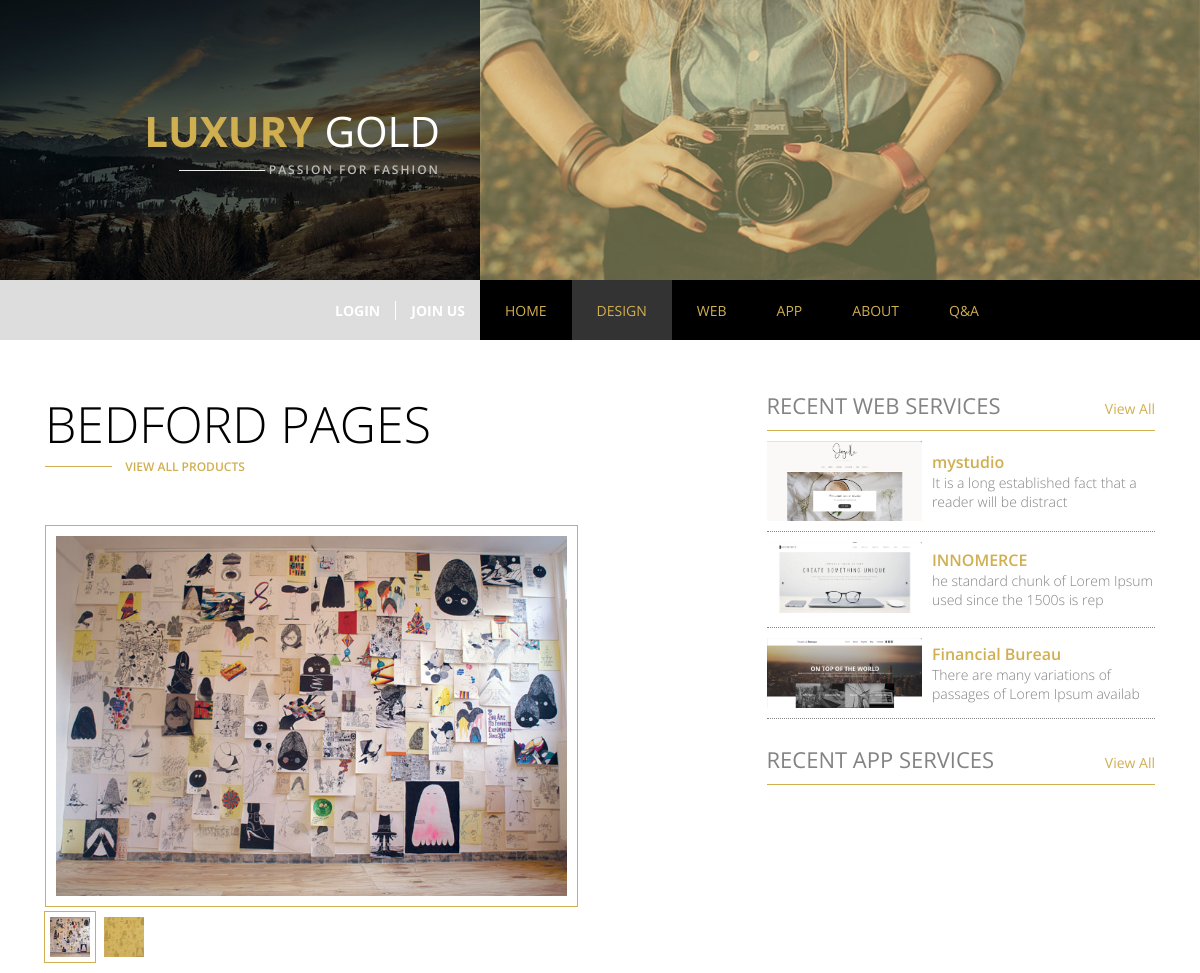
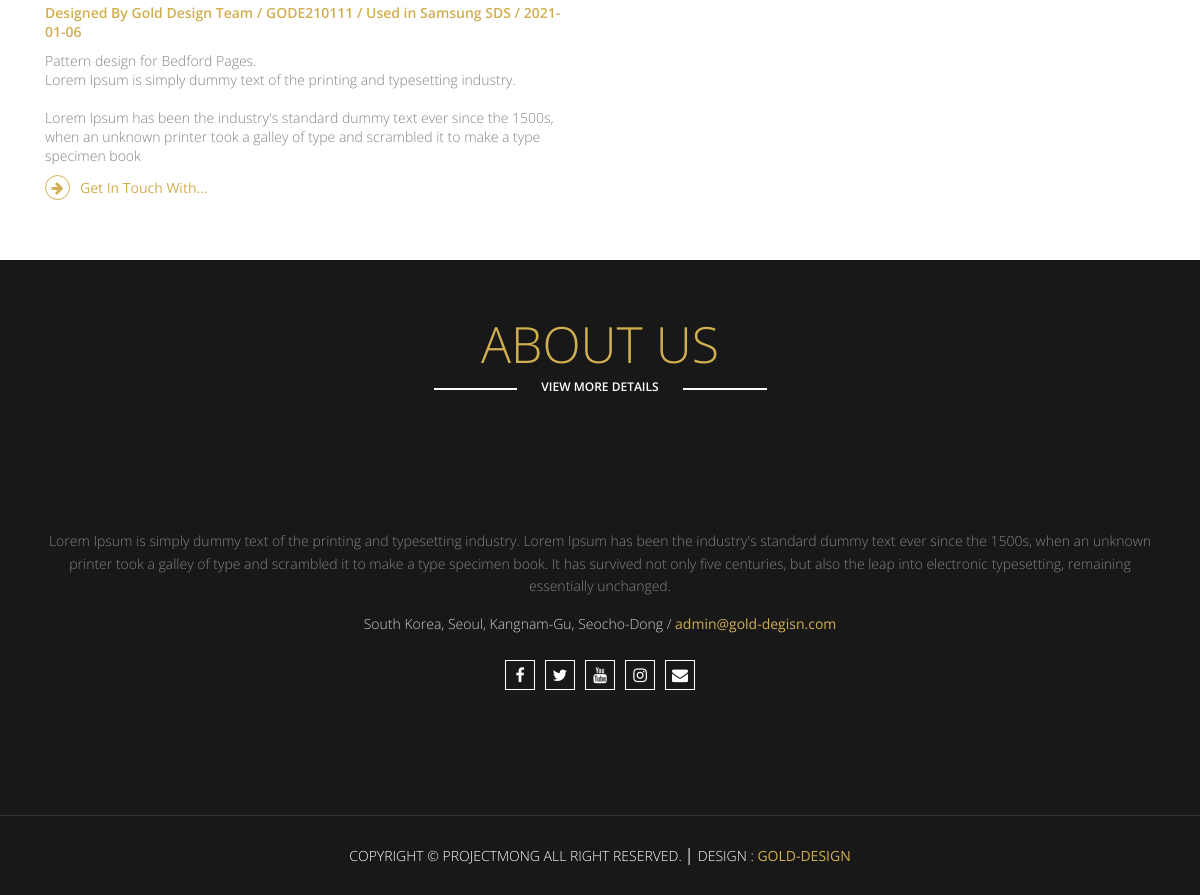
Screenshot of /pages/design/design_detail.php?num=15 with the database file from the repository (2 pictures, top to bottom).
### tables this page shows
CREATE TABLE `gold_de` (
  `GOLD_DE_num` int(11) NOT NULL COMMENT '고유번호',
  `GOLD_DE_tit` varchar(20) NOT NULL COMMENT '제목',
  `GOLD_DE_ser` varchar(20) NOT NULL COMMENT '일련번호',
  `GOLD_DE_des` text NOT NULL COMMENT '설명',
  `GOLD_DE_img1` varchar(30) NOT NULL COMMENT '사진1',
  `GOLD_DE_img2` varchar(30) NOT NULL COMMENT '사진2',
  `GOLD_DE_thumb` varchar(30) NOT NULL COMMENT '썸네일이미지',
  `GOLD_DE_cli` varchar(50) DEFAULT NULL COMMENT '납품처',
  `GOLD_DE_reg` varchar(15) NOT NULL COMMENT '등록일'
);

CREATE TABLE `gold_web` (
  `GOLD_WEB_num` int(11) NOT NULL COMMENT '고유번호',
  `GOLD_WEB_tit` varchar(20) NOT NULL COMMENT '제목',
  `GOLD_WEB_ser` varchar(20) NOT NULL COMMENT '시리얼넘버',
  `GOLD_WEB_des` text NOT NULL COMMENT '설명',
  `GOLD_WEB_img` varchar(30) NOT NULL COMMENT '사진',
  `GOLD_WEB_mimg` varchar(50) NOT NULL COMMENT '모바일사진',
  `GOLD_WEB_thumb` varchar(30) NOT NULL COMMENT '썸네일 사진',
  `GOLD_WEB_cli` varchar(30) NOT NULL COMMENT '납품처',
  `GOLD_WEB_reg` varchar(15) DEFAULT NULL COMMENT '등록일',
  `GOLD_WEB_dom` varchar(50) DEFAULT NULL COMMENT '도메인주소'
);

### pages/design/design_detail.php (the view, shortened to what this page needs)
<?php
  $design_detail_num = $_GET['num'];
  include  $_SERVER['DOCUMENT_ROOT']."/Goldd/php_process/connect/db_connect.php";
  $sql="select * from gold_de where GOLD_DE_num=$design_detail_num";
  $result=mysqli_query($dbConn, $sql);
  $row=mysqli_fetch_array($result);
  $design_detail_tit=$row['GOLD_DE_tit'];
  $design_detail_ser=$row['GOLD_DE_ser'];
  $design_detail_des=$row['GOLD_DE_des'];
  $design_detail_img1=$row['GOLD_DE_img1'];
  $design_detail_img2=$row['GOLD_DE_img2'];
  $design_detail_cli=$row['GOLD_DE_cli'];
  $design_detail_reg=$row['GOLD_DE_reg'];
?>
<!DOCTYPE html>
<html lang="en">
  <head>
    <link
      rel="stylesheet"
      href="https://cdnjs.cloudflare.com/ajax/libs/font-awesome/4.7.0/css/font-awesome.min.css"
    />
    <link rel="stylesheet" href="/Goldd/css/style.css" />
    <link rel="stylesheet" href="/Goldd/css/design_web_app.css">
    <link rel="stylesheet" href="/Goldd/css/animation.css" />
    <link rel="stylesheet" href="/Goldd/css/media.css" />
  </head>
  <body>
    <div class="wrap">
      <?php include $_SERVER["DOCUMENT_ROOT"]."/Goldd/include/header.php" ?>
      <section class="contents designDetail deWeDetail">
        <div class="center clear">
          <div class="designLeft deWeLeft">
            <div class="title">
              <h2><?=$design_detail_tit?></h2>
              <div class="linkBox">
                <span class="line"></span>
                <a href="#">view all products</a>
              </div>
            </div>
            <div class="detailCon ">
              <div class="detailImg1 clear">
                <div class="imgBox">
                  <img src="/Goldd/data/design_page/<?=$design_detail_img1?>" alt="">
                </div>
                <div class="imgNav">
                  <a href="#" class="active">
                    <img src="/Goldd/data/design_page/<?=$design_detail_img1?>" alt="">
                  </a>
                  <a href="#">
                    <img src="/Goldd/data/design_page/<?=$design_detail_img2?>" alt="">
                    <span class="dotOverlay"></span>
                  </a>
                </div>
              </div>
              <p class="detailInfo">
                Designed By Gold Design Team / <?=$design_detail_ser?> / Used in <?=$design_detail_cli?> / <?=$design_detail_reg?>
              </p>
              <div class="detailDesc">
                <p><?=$design_detail_des?></p>
                <a href="/Goldd/index.php#contact"><i class="fa fa-arrow-right"></i>Get In Touch With...</a>
              </div>
            </div>
          </div>
          <div class="designRight deWeRight">
          <?php include $_SERVER["DOCUMENT_ROOT"]. "/Goldd/include/web_side_detail.php" ?>
          <?php include $_SERVER["DOCUMENT_ROOT"]. "/Goldd/include/app_side_detail.php" ?>
          </div>
        </div>
      </section>
      <?php include $_SERVER["DOCUMENT_ROOT"]. "/Goldd/include/about.php" ?>
      <?php include $_SERVER["DOCUMENT_ROOT"]."/Goldd/include/footer.php" ?>
    </div>
  </body>
</html>

### include/web_side_detail.php
<div class="detailWeb">
  <div class="webTit">
    <h2>Recent Web Services</h2>
    <a href="/Goldd/pages/web/web.php">View All</a>
  </div>
  <?php
    include $_SERVER['DOCUMENT_ROOT'].'/Goldd/php_process/connect/db_connect.php';
    $sql="select * from gold_web order by GOLD_WEB_num desc limit 3";
    $web_side_result = mysqli_query($dbConn, $sql);
    while($web_side_row=mysqli_fetch_array($web_side_result)){
      $web_side_num = $web_side_row['GOLD_WEB_num'];
      $web_side_thumb = $web_side_row['GOLD_WEB_thumb'];
      $web_side_tit = $web_side_row['GOLD_WEB_tit'];
      $web_side_des = $web_side_row['GOLD_WEB_des'];
  ?>
  <div class="webLinks">
    <div class="subWebImg">
      <img src="/Goldd/data/web_page/thumb/<?=$web_side_thumb?>" alt="">
    </div>
    <div class="subWebTxt">
      <a href="/Goldd/pages/web/web_detail.php?num=<?=$web_side_num?>"><?=$web_side_tit?></a>
      <em><?=$web_side_des?></em>
    </div>
  </div>
  <?php
    }
  ?>
</div>

### css/style.css (style rules this page uses)
* { margin: 0; padding: 0; box-sizing: border-box; }
body { font-size: 14px; font-family: 'Open Sans', sans-serif; }
.clear:after { clear: both; display: block; content: ''; }
.center { width: 100%; height: auto; max-width: 1140px; margin: auto; }
a { text-decoration: none; color: #111; }
img { display: block; }
.contents { padding: 50px 0; }
.title { width: auto; height: auto; float: left; }
.title h2 { font-size: 50px; font-weight: 300; text-transform: uppercase; }
.title .linkBox { width: 100%; display: flex; align-items: center; }
.title .line { width: 10%; display: block; height: 1px; background: #d0af51; float: left; transition: all 0.4s; }
.title a { display: block; width: 40%; float: left; text-align: right; text-transform: uppercase; font-size: 12px; font-weight: 600; color: #d0af51; transition: all 0.4s; }

### css/design_web_app.css (style rules this page uses)
.deWeLeft { width: 60%; height: auto; float: left; }
.deWeDetail .title { float: none; margin-bottom: 50px; }
.deWeDetail .title a { width: 20%; }
.detailCon { width: 100%; height: auto; padding-right: 20%; }
.detailCon .detailImg1 { width: 100%; height: auto; _border-left: 3px solid #d0af51; }
.detailCon .detailImg1 .imgBox { width: 100%; height: auto; _float: right; padding: 10px; border: 1px solid #d0af51; margin: auto; }
.detailCon .detailImg1>.imgBox>img { width: 100%; }
.deWeLeft .imgNav { width: 100%; height: auto; padding: 5px 0; }
.deWeLeft .imgNav a { width: 50px; height: 50px; display: inline-block; overflow: hidden; border: 5px solid #fff; _outline: 1px solid #d0af51; position: relative; }
.deWeLeft .imgNav>a>img { height: 100%; position: absolute; top: 50%; left: 50%; transform: translate(-50%,-50%); }
.deWeLeft a .dotOverlay { position: absolute; left: 0; top: 0; width: 100%; height: 100%; background: rgba(208,175,81,0.8); }
.deWeLeft .imgNav a.active { outline: 1px solid #d0af51; }
.detailInfo { width: 100%; height: auto; padding: 5px 0 10px 0; font-weight: 600; color: #d0af51; }
.detailDesc p { color: #838383; font-weight: 300; }
.detailDesc a { display: flex; width: 100%; align-items: center; padding: 10px 0; color: #d0af51; }
.detailDesc i.fa { width: 25px; height: 25px; border: 1px solid #d0af51; border-radius: 50%; display: flex; align-items: center; justify-content: center; color: #d0af51; margin-right: 10px; }
.deWeRight { width: 40%; height: auto; float: right; padding-left: 5%; }
.deWeRight .detailWeb { width: 100%; height: auto; margin-bottom: 25px; }
.deWeRight .webTit, .deWeRight .appTit { width: 100%; height: auto; padding: 0 0 10px 0; border-bottom: 1px solid #d0af51; display: flex; justify-content: space-between; align-items: baseline; }
.deWeRight .webTit h2, .deWeRight .appTit h2 { font-size: 22px; font-weight: 400; color: #838383; text-transform: uppercase; }
.deWeRight .webTit a, .deWeRight .appTit a { color: #d0af51; }
.deWeRight .detailWeb .webLinks, .deWeRight .detailApp .appLinks { width: 100%; height: auto; display: flex; padding: 10px 0; border-bottom: 1px dotted #838383; }
.deWeRight .webLinks .subWebImg, .deWeRight .appLinks .subAppImg { width: 40%; height: auto; overflow: hidden; }
.deWeRight .webLinks .subWebImg img, .deWeRight .appLinks .subAppImg img { width: 100%; }
.deWeRight .webLinks .subWebTxt, .deWeRight .appLinks .subAppTxt { width: 60%; padding-left: 10px; display: flex; flex-direction: column; justify-content: center; }
.deWeRight .webLinks .subWebTxt a, .deWeRight .appLinks .subAppTxt a { font-weight: 600; font-size: 16px; color: #d0af51; }
.deWeRight .webLinks .subWebTxt em, .deWeRight .appLinks .subAppTxt em { color: #838383; font-weight: 300; font-style: normal; }

### css/media.css (style rules this page uses)
@media screen and (max-width:1200px) { .center { padding: 0 15px; } }

### rows the page displays
gold_de: GOLD_DE_tit "BEDFORD PAGES", GOLD_DE_img1 (picture), GOLD_DE_img2 (picture), GOLD_DE_ser "GODE210111", GOLD_DE_cli "Samsung SDS", GOLD_DE_reg "2021-01-06", GOLD_DE_des "Pattern design for Bedford Pages. Lorem Ipsum is simply dummy text of the printing and typesetting industry. Lorem Ipsum has been the industry's standard dummy text ever since the 1500s, when an unknown printer took a galley of type and scrambled it to make a type specimen book"
gold_web: GOLD_WEB_thumb (picture), GOLD_WEB_tit "mystudio"
gold_web: GOLD_WEB_thumb (picture), GOLD_WEB_tit "INNOMERCE"
gold_web: GOLD_WEB_thumb (picture), GOLD_WEB_tit "Financial Bureau"
